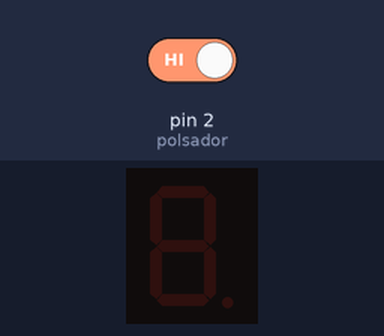
The sketch below on a simulated Arduino Uno, built with avr-gcc and run on an emulated ATmega328P. Parts: 1-digit seven-segment display. Wiring (inferred from the names in the program): 1-digit 7-segment display, segments lit when HIGH: segments pin 5, pin 6, pin 7, pin 8, pin 9, pin 10, pin 11, pin 12. The test bench sets the inputs (shaded band); at power-on: pin 2 (polsador) HIGH. The segment pins are drawn as the display they are named for.

Above: at 1.2 s.
1.3 s: pin 2 (polsador) driven LOW
At 1.8 s:
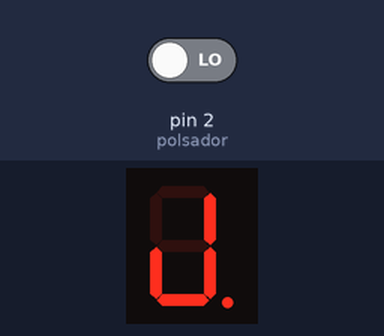
At 4.1 s:
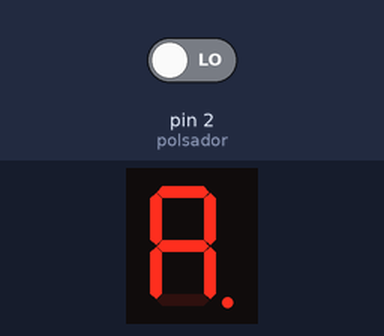
10.3 s: pin 2 (polsador) driven HIGH
At 11.8 s:
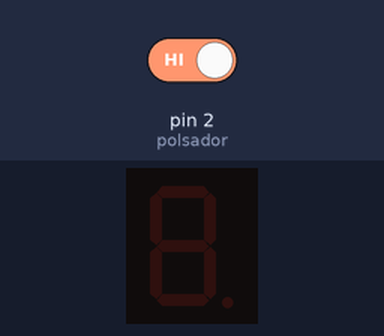
Timing chart, 0 to 13.3 s (numbered marks = the images above; inputs shaded):
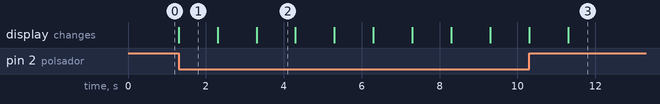

Measured:
- after the input at 1.3 s, the display: changes at once (image 1)
- what the display in image 1 shows lasts 1.0 s, from 1.3 s to 2.3 s

The sketch:

el_meu_nom.ino
```cpp
/**********************************************************************************
**                                                                               **
**                              Display de 8 segments                            **
**                                                                               **
**                                                                               **
**********************************************************************************/

//********** Includes *************************************************************

//********** Variables ************************************************************
const int ledA = 5;          // donar nom al pin 5 de l’Arduino
const int ledB = 6;          // donar nom al pin 6 de l’Arduino
const int ledC = 7;          // donar nom al pin 7 de l’Arduino
const int ledD = 8;          // donar nom al pin 8 de l’Arduino
const int ledE = 9;          // donar nom al pin 9 de l’Arduino
const int ledF = 10;         // donar nom al pin 10 de l’Arduino
const int ledG = 11;         // donar nom al pin 11 de l’Arduino
const int ledDOT = 12;       // donar nom al pin 12 de l’Arduino
const int polsador = 2;      // donar nom al pin 2 de l'Arduino
unsigned long RETARD = 1000;  // temporitzador
//********** Setup ****************************************************************
void setup()
{
  pinMode(ledA, OUTPUT);     // definir el pin 5 com una sortida
  pinMode(ledB, OUTPUT);     // definir el pin 6 com una sortida
  pinMode(ledC, OUTPUT);     // definir el pin 7 com una sortida
  pinMode(ledD, OUTPUT);     // definir el pin 8 com una sortida
  pinMode(ledE, OUTPUT);     // definir el pin 9 com una sortida
  pinMode(ledF, OUTPUT);     // definir el pin 10 com una sortida
  pinMode(ledG, OUTPUT);     // definir el pin 11 com una sortida
  pinMode(ledDOT, OUTPUT);     // definir el pin 12 com una sortida
  pinMode(polsador, INPUT); //definr el pin 2 com una entrada
}

//********** Loop *****************************************************************
void loop()
{
if (digitalRead(polsador) == 0)
 {
  digitalWrite(ledA, LOW);    // posar a 5V el pin 5
  digitalWrite(ledB, HIGH);    // posar a 5V el pin 6
  digitalWrite(ledC, HIGH);    // posar a 5V el pin 7
  digitalWrite(ledD, HIGH);    // posar a 5V el pin 8  //J
  digitalWrite(ledE, HIGH);    // posar a 5V el pin 9
  digitalWrite(ledF, LOW);    // posar a 5V el pin 10
  digitalWrite(ledG, LOW);    // posar a 5V el pin 11
  digitalWrite(ledDOT, HIGH);  // posar a 5V el pin 12
  delay(RETARD);
  digitalWrite(ledA, HIGH);    // posar a 5V el pin 5
  digitalWrite(ledB, HIGH);    // posar a 5V el pin 6
  digitalWrite(ledC, HIGH);    // posar a 5V el pin 7
  digitalWrite(ledD, HIGH);    // posar a 5V el pin 8  //O
  digitalWrite(ledE, HIGH);    // posar a 5V el pin 9
  digitalWrite(ledF, HIGH);    // posar a 5V el pin 10
  digitalWrite(ledG, LOW);    // posar a 5V el pin 11
  digitalWrite(ledDOT, HIGH);  // posar a 5V el pin 12
  delay(RETARD);
  digitalWrite(ledA, HIGH);    // posar a 5V el pin 5
  digitalWrite(ledB, HIGH);    // posar a 5V el pin 6
  digitalWrite(ledC, HIGH);    // posar a 5V el pin 7
  digitalWrite(ledD, LOW);    // posar a 5V el pin 8  //A
  digitalWrite(ledE, HIGH);    // posar a 5V el pin 9
  digitalWrite(ledF, HIGH);    // posar a 5V el pin 10
  digitalWrite(ledG, HIGH);    // posar a 5V el pin 11
  digitalWrite(ledDOT, HIGH);  // posar a 5V el pin 12
  delay(RETARD);
  digitalWrite(ledA, LOW);    // posar a 5V el pin 5
  digitalWrite(ledB, LOW);    // posar a 5V el pin 6
  digitalWrite(ledC, HIGH);    // posar a 5V el pin 7
  digitalWrite(ledD, LOW);    // posar a 5V el pin 8  //N
  digitalWrite(ledE, HIGH);    // posar a 5V el pin 9
  digitalWrite(ledF, LOW);    // posar a 5V el pin 10
  digitalWrite(ledG, HIGH);    // posar a 5V el pin 11
  digitalWrite(ledDOT, HIGH);  // posar a 5V el pin 12
  delay(RETARD);
  digitalWrite(ledA, LOW);    // posar a 5V el pin 5
  digitalWrite(ledB, LOW);    // posar a 5V el pin 6
  digitalWrite(ledC, LOW);    // posar a 5V el pin 7
  digitalWrite(ledD, LOW);    // posar a 5V el pin 8  //
  digitalWrite(ledE, LOW);    // posar a 5V el pin 9
  digitalWrite(ledF, LOW);    // posar a 5V el pin 10
  digitalWrite(ledG, LOW);    // posar a 5V el pin 11
  digitalWrite(ledDOT, HIGH);  // posar a 5V el pin 12
  delay(RETARD);
  digitalWrite(ledA, LOW);    // posar a 5V el pin 5
  digitalWrite(ledB, HIGH);    // posar a 5V el pin 6
  digitalWrite(ledC, HIGH);    // posar a 5V el pin 7
  digitalWrite(ledD, HIGH);    // posar a 5V el pin 8  //J
  digitalWrite(ledE, HIGH);    // posar a 5V el pin 9
  digitalWrite(ledF, LOW);    // posar a 5V el pin 10
  digitalWrite(ledG, LOW);    // posar a 5V el pin 11
  digitalWrite(ledDOT, HIGH);  // posar a 5V el pin 12
  delay(RETARD);
  digitalWrite(ledA, HIGH);    // posar a 5V el pin 5
  digitalWrite(ledB, HIGH);    // posar a 5V el pin 6
  digitalWrite(ledC, HIGH);    // posar a 5V el pin 7
  digitalWrite(ledD, HIGH);    // posar a 5V el pin 8  //O
  digitalWrite(ledE, HIGH);    // posar a 5V el pin 9
  digitalWrite(ledF, HIGH);    // posar a 5V el pin 10
  digitalWrite(ledG, LOW);    // posar a 5V el pin 11
  digitalWrite(ledDOT, HIGH);  // posar a 5V el pin 12
  delay(RETARD);
  digitalWrite(ledA, HIGH);    // posar a 5V el pin 5
  digitalWrite(ledB, LOW);    // posar a 5V el pin 6
  digitalWrite(ledC, HIGH);    // posar a 5V el pin 7
  digitalWrite(ledD, HIGH);    // posar a 5V el pin 8  //S
  digitalWrite(ledE, LOW);    // posar a 5V el pin 9
  digitalWrite(ledF, HIGH);    // posar a 5V el pin 10
  digitalWrite(ledG, HIGH);    // posar a 5V el pin 11
  digitalWrite(ledDOT, HIGH);  // posar a 5V el pin 12
  delay(RETARD);
  digitalWrite(ledA, HIGH);    // posar a 5V el pin 5
  digitalWrite(ledB, LOW);    // posar a 5V el pin 6
  digitalWrite(ledC, LOW);    // posar a 5V el pin 7
  digitalWrite(ledD, HIGH);    // posar a 5V el pin 8  //E
  digitalWrite(ledE, HIGH);    // posar a 5V el pin 9
  digitalWrite(ledF, HIGH);    // posar a 5V el pin 10
  digitalWrite(ledG, HIGH);    // posar a 5V el pin 11
  digitalWrite(ledDOT, HIGH);  // posar a 5V el pin 12
  delay(RETARD);
  digitalWrite(ledA, HIGH);    // posar a 5V el pin 5
  digitalWrite(ledB, HIGH);    // posar a 5V el pin 6
  digitalWrite(ledC, LOW);    // posar a 5V el pin 7
  digitalWrite(ledD, LOW);    // posar a 5V el pin 8  //P
  digitalWrite(ledE, HIGH);    // posar a 5V el pin 9
  digitalWrite(ledF, HIGH);    // posar a 5V el pin 10
  digitalWrite(ledG, HIGH);    // posar a 5V el pin 11
  digitalWrite(ledDOT, HIGH);  // posar a 5V el pin 12
  delay(RETARD);
}
else if (digitalRead(polsador) == 1)
{
  digitalWrite(ledA, LOW);    // posar a 5V el pin 5
  digitalWrite(ledB, LOW);    // posar a 5V el pin 6
  digitalWrite(ledC, LOW);    // posar a 5V el pin 7
  digitalWrite(ledD, LOW);    // posar a 5V el pin 8  //0
  digitalWrite(ledE, LOW);    // posar a 5V el pin 9
  digitalWrite(ledF, LOW);    // posar a 5V el pin 10
  digitalWrite(ledG, LOW);    // posar a 5V el pin 11
  digitalWrite(ledDOT, LOW);  // posar a 5V el pin 12
}
}
//********** Funcions *************************************************************
```
